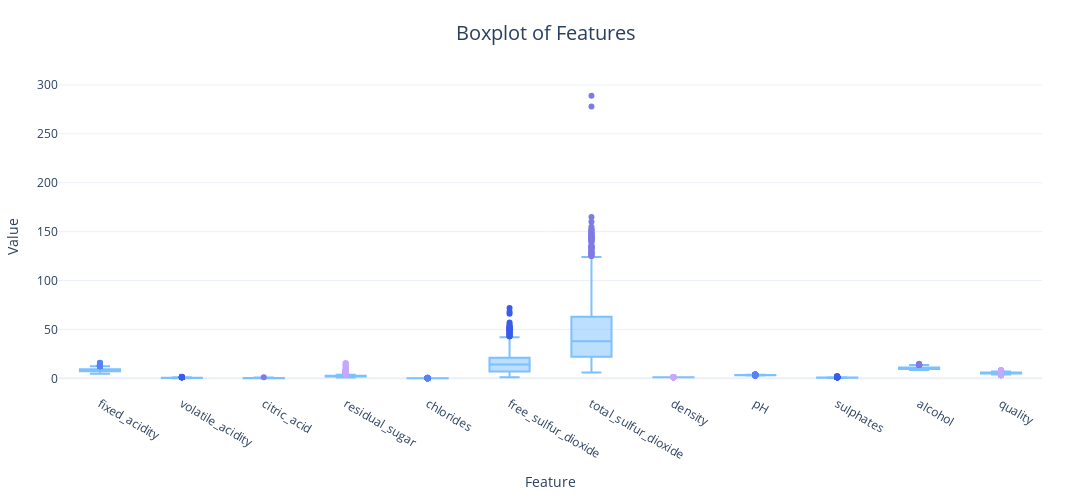

The cell this chart's notebook holds for it:
### Markdown cell above
After fixing the columns names, we can check for the outliers in the features itself.

### Code cell
plot_box_chart(
    wine_df,
    "Feature",
    "Value",
    "Boxplot of Features",
    save_path="images/boxplot_features.png",
)

### Figure 1 — Plotly figure (JSON) as saved in the notebook; plotly's stock layout.template omitted (floating-point values rounded to 4 significant figures; data arrays with more than 128 entries replaced by an {"elided": "..."} marker saying what was removed)
{"data": [{"boxpoints": "outliers", "line": {"color": "#7BC0FF"}, "marker": {"color": "#5684F7"}, "name": "fixed_acidity", "type": "box", "y": {"elided": "1359 float values"}}, {"boxpoints": "outliers", "line": {"color": "#7BC0FF"}, "marker": {"color": "#3A5CED"}, "name": "volatile_acidity", "type": "box", "y": {"elided": "1359 float values"}}, {"boxpoints": "outliers", "line": {"color": "#7BC0FF"}, "marker": {"color": "#7E7AE6"}, "name": "citric_acid", "type": "box", "y": {"elided": "1359 float values"}}, {"boxpoints": "outliers", "line": {"color": "#7BC0FF"}, "marker": {"color": "#C2A9FF"}, "name": "residual_sugar", "type": "box", "y": {"elided": "1359 float values"}}, {"boxpoints": "outliers", "line": {"color": "#7BC0FF"}, "marker": {"color": "#5684F7"}, "name": "chlorides", "type": "box", "y": {"elided": "1359 float values"}}, {"boxpoints": "outliers", "line": {"color": "#7BC0FF"}, "marker": {"color": "#3A5CED"}, "name": "free_sulfur_dioxide", "type": "box", "y": {"elided": "1359 float values"}}, {"boxpoints": "outliers", "line": {"color": "#7BC0FF"}, "marker": {"color": "#7E7AE6"}, "name": "total_sulfur_dioxide", "type": "box", "y": {"elided": "1359 float values"}}, {"boxpoints": "outliers", "line": {"color": "#7BC0FF"}, "marker": {"color": "#C2A9FF"}, "name": "density", "type": "box", "y": {"elided": "1359 float values"}}, {"boxpoints": "outliers", "line": {"color": "#7BC0FF"}, "marker": {"color": "#5684F7"}, "name": "pH", "type": "box", "y": {"elided": "1359 float values"}}, {"boxpoints": "outliers", "line": {"color": "#7BC0FF"}, "marker": {"color": "#3A5CED"}, "name": "sulphates", "type": "box", "y": {"elided": "1359 float values"}}, {"boxpoints": "outliers", "line": {"color": "#7BC0FF"}, "marker": {"color": "#7E7AE6"}, "name": "alcohol", "type": "box", "y": {"elided": "1359 float values"}}, {"boxpoints": "outliers", "line": {"color": "#7BC0FF"}, "marker": {"color": "#C2A9FF"}, "name": "quality", "type": "box", "y": {"elided": "1359 int values"}}], "layout": {"height": 500, "margin": {"b": 50, "l": 50, "r": 50, "t": 80}, "showlegend": false, "title": {"font": {"size": 20}, "text": "Boxplot of Features", "x": 0.5}, "width": 1600, "xaxis": {"title": {"font": {"size": 14}, "text": "Feature"}}, "yaxis": {"title": {"font": {"size": 14}, "text": "Value"}}}}
